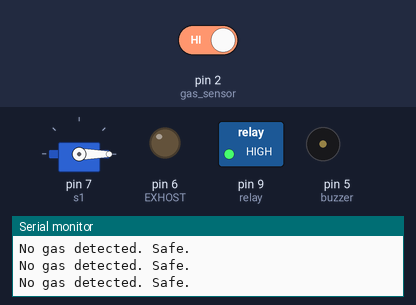
A sketch run on a simulated Arduino Uno, built with avr-gcc and run on an emulated ATmega328P. Parts: servo, switched loads named in the sketch (green lamp = pin HIGH), output pins drawn as LEDs (lit = HIGH), buzzer (waves = sounding, pin HIGH), the last lines printed to the serial monitor. The test bench sets the inputs (shaded band); at power-on: pin 2 (gas_sensor) HIGH.

Above: at 2.8 s.
2.9 s: pin 2 (gas_sensor) driven LOW
At 3.7 s:
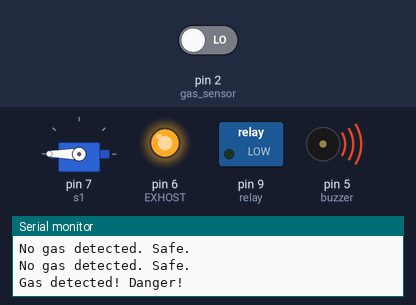
4.5 s: pin 2 (gas_sensor) driven HIGH
At 6.4 s:
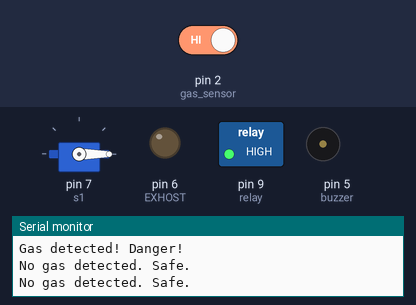
Timing chart, 0 to 7.9 s (numbered marks = the images above; inputs shaded):
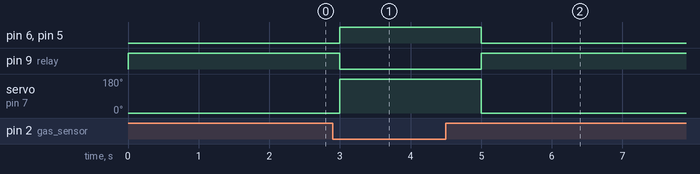

Measured:
- after the input at 2.9 s, pin 6 (EXHOST), pin 5 (buzzer): LOW → HIGH after 0.10 s; pin 9 (relay): HIGH → LOW after 0.10 s; servo on pin 7 (s1): 0° → 180° after 0.10 s
- after the input at 4.5 s, pin 6 (EXHOST), pin 5 (buzzer): HIGH → LOW after 0.50 s; pin 9 (relay): LOW → HIGH after 0.50 s; servo on pin 7 (s1): 180° → 0° after 0.50 s

The sketch:

Lpg_detector.ino
```cpp
#include<Servo.h>
Servo s1;
void setup() {
  // put your setup code here, to run once:
s1.attach(7);//servo
s1.write(0);
pinMode(5,OUTPUT);//buzzer
pinMode(2,INPUT);//gas sensor
pinMode(9,OUTPUT);//relay
pinMode(6,OUTPUT);//EXHOST
 Serial.begin(9600);

}

void loop() {
  // put your main code here, to run repeatedly:
if(digitalRead(2)==LOW){
  digitalWrite(5,HIGH);
    digitalWrite(9,LOW);
  digitalWrite(6,HIGH);
s1.write(180);

   Serial.println("Gas detected! Danger!");

}
  else{
    digitalWrite(5,LOW);
      digitalWrite(9,HIGH);
       digitalWrite(6,LOW);
      s1.write(0);
       Serial.println("No gas detected. Safe.");


}
 delay(1000);
}
```
